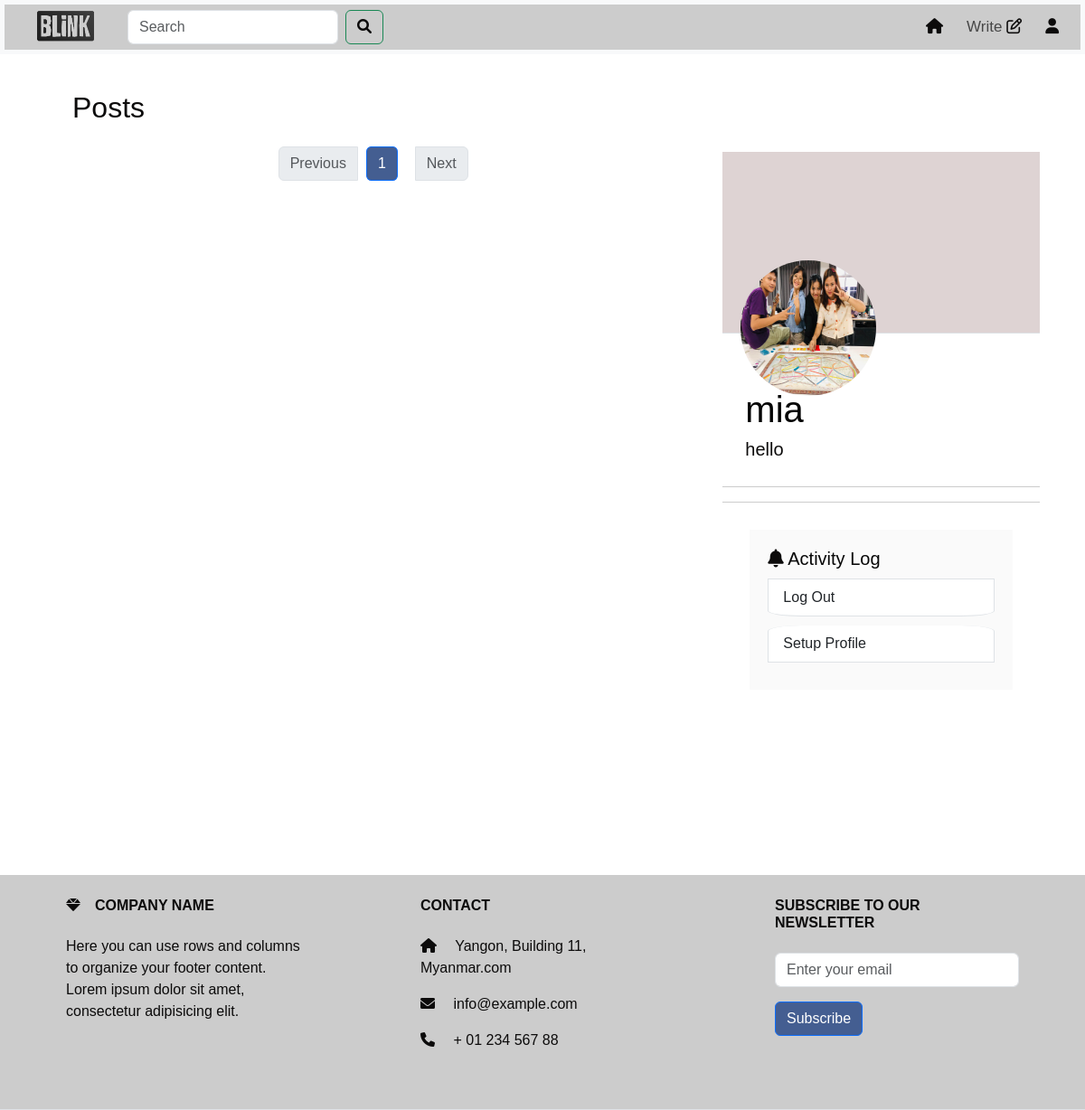
The app's page /profile/user_?3 (signed in), older data.
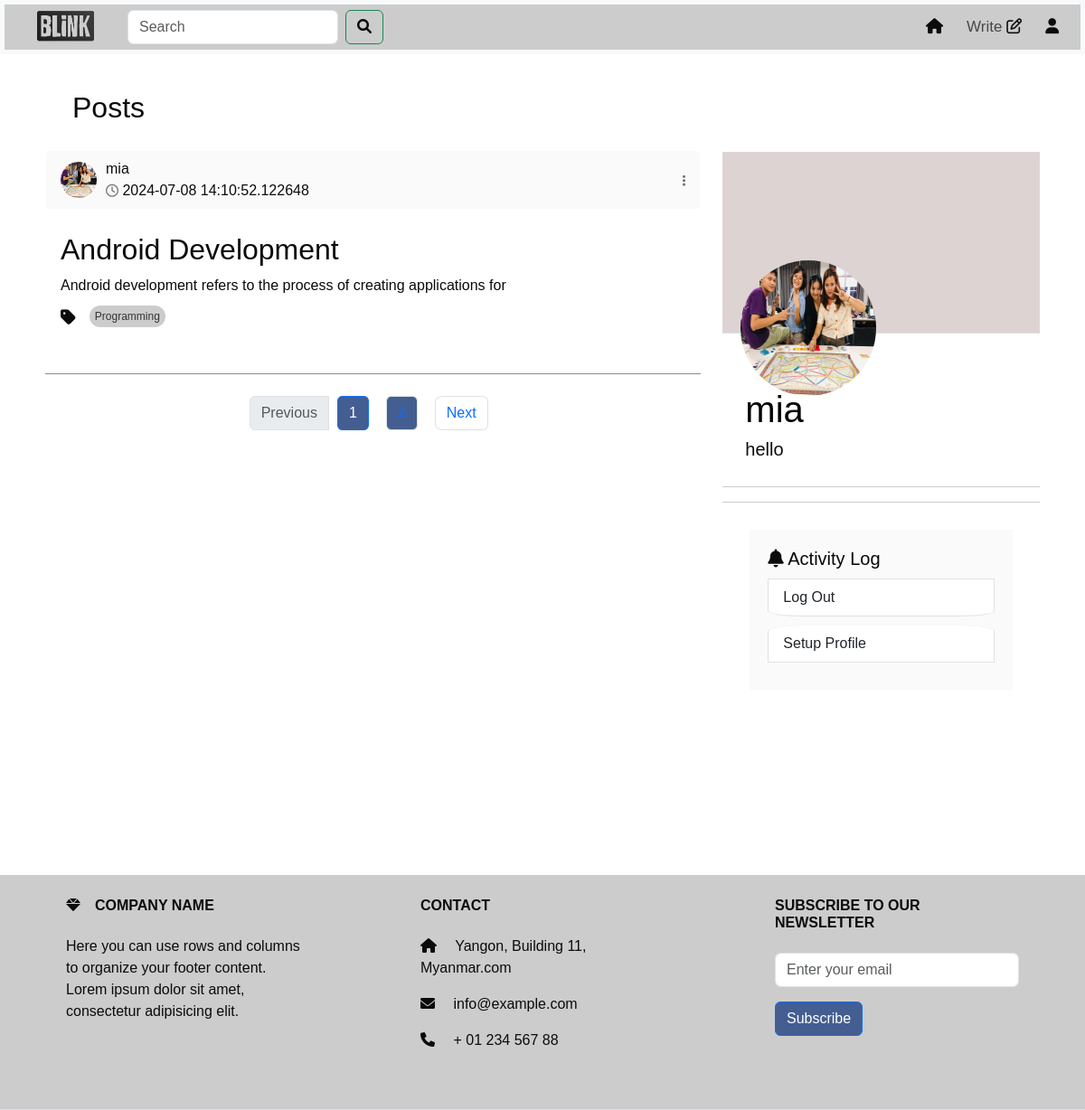
The same page, newer data.
### models.py (models this page shows, shortened)
class User(UserMixin,db.Model):
    id = db.Column(db.Integer, primary_key=True)
    username = db.Column(db.String(50), unique=True)
    email =db.Column(db.String(50), unique=True)
    password = db.Column(db.String(100))
    bio = db.Column(db.String(50))
    profile_picture = db.Column(db.String(250))
    posts = db.relationship('Post', backref='author', lazy=True)
    comments = db.relationship('Comment', backref='author', lazy=True)

class Post(db.Model):
    id = db.Column(db.Integer, primary_key=True)
    title = db.Column(db.Text())
    content = db.Column(db.Text())
    tag = db.Column(db.Text(), nullable=False)
    user_id = db.Column(db.Integer, db.ForeignKey('user.id'), nullable=False)
    created_date = db.Column(db.DateTime,default=datetime.datetime.now)
    likes = db.Column(db.Integer, default=0)
    meta = db.Column(db.Text, nullable=True)
    comments = db.relationship('Comment', backref='post',cascade="all, delete", lazy=True)

### route.py (the view)
@app.route('/profile/user_?<int:user_id>', methods=['GET', 'POST'])
@login_required
def profile(user_id,limit=2):
    page = request.args.get('page', 1, type=int)
    per_page = 5  # Number of posts per page
    post = get_posts(page, per_page)
    user = User.query.get_or_404(user_id)
    user_posts = Post.query.filter_by(user_id=user_id).paginate(page=page, per_page=per_page)
    picture_url=get_profile_profile(user_id)
    unique_tags = list(set(tag for tag, in Post.query.with_entities(Post.tag).distinct()))
    popular_posts = Post.query.order_by(Post.likes.desc()).limit(limit).all()
    forms=SearchForm()
    query = forms.search.data
    if forms.validate_on_submit():
         search_results = Post.query.filter(Post.title.ilike(f'%{query}%')).all()
         return render_template('search_results.html' ,post=post, search_results =search_results ,
                                form = forms ,tags=unique_tags,popular_posts=popular_posts)
    return render_template('profile.html', user_id=user_id,user=user,picture_url=picture_url,user_posts=user_posts,form=forms,post=post,tags=unique_tags,popular_posts=popular_posts)

### forms.py
class SearchForm(FlaskForm):
    search = StringField('Search ', validators=[DataRequired()])
    submit = SubmitField('Search')

### route.py (called while the page is built)
@login_manager.user_loader
def loader_user(user_id):
    return User.query.get(user_id)

def get_profile_profile(user_id):
    cwd = os.getcwd()
    user = User.query.get_or_404(user_id)
    if user:
        picture_url = f"/photo/user_profile/{user.profile_picture}"
        return picture_url

def get_posts(page, per_page, tag=None):
    if tag:
        return Post.query.filter(Post.tag.in_([tag])).paginate(page=page, per_page=per_page, error_out=False)
    return Post.query.order_by(Post.created_date.desc()).paginate(page=page, per_page=per_page, error_out=False)

### templates/profile.html (shortened to what this page needs)
<!DOCTYPE html>
<html lang="en">
  <head>
    <link
      href="https://cdn.jsdelivr.net/npm/bootstrap@5.3.3/dist/css/bootstrap.min.css"
      rel="stylesheet"
    />
    <link
      href="https://cdnjs.cloudflare.com/ajax/libs/font-awesome/6.0.0-beta3/css/all.min.css"
      rel="stylesheet"
    />
    <link rel="stylesheet" href="/static/profile.css" />
  </head>
  <body>
    {% include 'topnav.html' %}
    <div class="container">
      <div class="row">
        <div class="col-sm-8">
          <div id="posts-container">
            {% if post %}
            <h2 style="margin-left: 30px">Posts</h2>
            {% for post in user_posts.items %}
            <div class="card">
              <div
                class="card-header d-flex justify-content-between align-items-center"
                onclick="redirectToProfile(event)"
              >
                <div class="profile-image">
                  <img
                    src="{{ url_for('static', filename= picture_url ) }}"
                    width="60"
                    height="60"
                    alt=""
                  />
                </div>
                <div style="width: 800px">
                  <p>
                    {{post.author.username}}<br />
                    <i class="fa-regular fa-clock"></i> {{post.created_date}}
                  </p>
                </div>
                {% if post.author.id == current_user.id %}
                <div>
                  <div class="dropdown">
                    <button
                      class="dropbtn"
                      type="button"
                      data-bs-toggle="dropdown"
                      aria-expanded="false"
                    >
                      <i class="fas fa-ellipsis-v"></i>
                    </button>
                  </div>
                </div>
                {% endif %}
              </div>
              <div class="card-body" onclick="redirectToFullPost()">
                <a
                class="nav-link"
                href="{{ url_for('full_post',post_id=post.id) }}"
              >
                <div class="col-sm-12">
                  <h2 class="card-title">{{post.title}}</h2>
                  <p class="card-text" id="card-description">
                    {{post.meta | safe}}
                  </p>
                  <div class="tags-container">
                    <ul class="list-group list-group-horizontal">
                      <i class="fas fa-tag"></i>
                      <a
                        href="{{ url_for('home_tag',tag=post.tag ) }}"
                        class="tag"
                        >{{post.tag}}
                      </a>
                    </ul>
                  </div>
                </div>
                </a>
              </div>
            </div>
            <br />
            <div
              class="card-end"
              style="border-bottom: #958787 solid 1px; margin-bottom: 20px"
            ></div>
            {% endfor %}
          </div>
          <nav aria-label="Page navigation" class="mt-4">
              <ul class="pagination justify-content-center" style="gap: 10px">
              <li
                class="page-item {% if not post.has_prev %}disabled{% endif %}"
              >
                {% if post.has_prev %}
                <a class="page-link" href="?page={{ post.prev_num }}"
                  >Previous</a
                >
                {% else %}
                <span class="page-link">Previous</span>
                {% endif %}
              </li>
              {% for page_num in post.iter_pages() %} {% if page_num %}
              <li
                class="page-item {% if post.page == page_num %}active{% endif %}"
              >
                <a class="page-link" href="?page={{ page_num }}" style="background-color: #445e91"
                  >{{ page_num }}</a
                >
              </li>
              {% else %}
              <li class="page-item disabled">
                <span class="page-link">...</span>
              </li>
              {% endif %} {% endfor %}
              <li
                class="page-item {% if not post.has_next %}disabled{% endif %}"
              >
                {% if post.has_next %}
                <a class="page-link" href="?page={{ post.next_num }}">Next</a>
                {% else %}
                <span class="page-link">Next</span>
                {% endif %}
              </li>
            </ul>
          </nav>
          {% else %}
          <h2 style="margin-left: 30px">No Post Yet !</h2>
          {% endif %}
        </div>
        <div class="col-sm-4" style="margin-top: 48px" id="right-column">
          <div style="width: 100%; position: relative" class="border-bottom">
            <div class="bg-black-cover"></div>
            <div
              style="
                display: flex;
                justify-content: start;
                gap: 10px;
                position: absolute;
                bottom: -70px;
                left: 20px;
              "
            >
              <div style="display: flex; flex-direction: column; gap: 10px">
                <img
                  src="{{ url_for('static', filename= picture_url ) }}"
                  class="profile-pic"
                />
              </div>
            </div>
          </div>
          <div class="profileDetail">
            <h1>{{user.username}}</h1>
            <h5>{{ user.bio }}</h5>
            <br />
          </div>
          <div class="story"></div>
          <div class="card1" id="activity-log">
            {% if user_id == current_user.id %}
            <div class="card-body">
              <h5 class="card-title">
  <h5>
    <i class="fa-solid fa-bell"></i> Activity Log
  </h5>
  <ul class="list-group">
    <a href="{{ url_for('logout') }}" class="list-group-item list-group-item-action">Log Out</a>
    <a href="{{ url_for('profile_edit') }}" class="list-group-item list-group-item-action">Setup Profile</a>
  </ul>
            </div>
            {% endif %}
          </div>
        </div>
      </div>
    </div>
    {% include 'footer.html' %}
  </body>
</html>

### templates/topnav.html (shortened to what this page needs)
<nav class="navbar navbar-expand-lg navbar-light bg-light">
  <div class="container-fluid">
    <a class="nav-link" href="{{ url_for('home') }}">
      <img class="image" src="/static/image/logo.png" alt="Logo"
    /></a>
    <div class="collapse navbar-collapse" id="navbarSupportedContent">
      <form class="d-flex" method="POST">
        <input
          class="form-control form-control-md w-100 me-2"
          type="search"
          placeholder="Search"
          aria-label="Search"
          name="search"
        />
        <button class="btn btn-outline-success" type="submit">
          <i class="fa-solid fa-magnifying-glass"></i>
        </button>
      </form>
      <ul class="navbar-nav ms-auto mb-2 mb-lg-0" style="gap: 10px">
        <li class="nav-item">
          <a
            class="nav-link active"
            aria-current="page"
            href="{{ url_for('home') }}"
            ><i class="fa-solid fa-house"></i
          ></a>
        </li>
        <li class="nav-item">
          <a class="nav-link" href="{{ url_for('post') }}"
            >Write <i class="fa-regular fa-pen-to-square"></i
          ></a>
        </li>
        <li class="nav-item">
          <a
            class="nav-link"
            href="{{ url_for('profile',user_id=current_user.id) }}"
            ><i class="fa-solid fa-user"></i
          ></a>
        </li>
      </ul>
    </div>
  </div>
</nav>

### templates/footer.html
<footer
  class="d-flex justify-content-center justify-content-lg-between p-4 border-bottom"
>
  <div class="footer text-center text-md-start">
    <div class="row">
      <div class="col-md-4 col-lg-4 col-xl-3 mx-auto mb-4">
        <h6 class="text-uppercase fw-bold mb-4">
          <i class="fas fa-gem me-3"></i>Company name
        </h6>
        <p>
          Here you can use rows and columns to organize your footer content.
          Lorem ipsum dolor sit amet, consectetur adipisicing elit.
        </p>
      </div>
      <div class="col-md-4 col-lg-4 col-xl-3 mx-auto mb-4">
        <h6 class="text-uppercase fw-bold mb-4">Contact</h6>
        <p><i class="fas fa-home me-3"></i> Yangon, Building 11, Myanmar.com</p>
        <p><i class="fas fa-envelope me-3"></i> info@example.com</p>
        <p><i class="fas fa-phone me-3"></i> + 01 234 567 88</p>
      </div>
      <div class="col-md-4 col-lg-4 col-xl-3 mx-auto mb-4">
        <h6 class="text-uppercase fw-bold mb-4">Subscribe to our Newsletter</h6>
        <form>
          <div class="mb-3">
            <input
              type="email"
              class="form-control"
              placeholder="Enter your email"
            />
          </div>
          <button
            type="submit"
            class="btn btn-primary"
            style="background-color: #445e91"
          >
            Subscribe
          </button>
        </form>
      </div>
    </div>
  </div>
</footer>

### static/profile.css (style rules this page uses)
* { color: #0c0b0b; font-family: sans-serif; margin: 0; padding: 0; box-sizing: border-box; }
.container { background: #fff; padding: 20px; margin-top: 20px; z-index: 1; }
.container-fluid { height: 50px; color: black; text-align: center; padding: 14px 16px; text-decoration: none; font-size: 17px; background: #ccc; font-weight: 200px; z-index: 2; margin: 5px; }
.navbar { position: sticky; top: 0; height: auto; padding-top: 0px; padding-bottom: 0px; z-index: 2; }
.navbar-nav .nav-link { padding-top: 0.5rem; padding-bottom: 0.5rem; }
.d-flex { padding-left: 20px; background-color: #ccc; }
.text-center { background: linear-gradient(to left, #ccc 0%, #ccc 100%); }
.row a { border-radius: 15%; margin-bottom: 10px; margin-right: 10px; }
.image { height: 80px; width: 100px; }
#navbarSupportedContent { background: linear-gradient(to left, #ccc 0%, #ccc 100%); }
.bg-black-cover { height: 200px; background: rgb(222, 211, 211); }
.profile-pic { width: 150px; height: 150px; border: 4px white; border-radius: 50%; }
h1 { color: rgb(4, 4, 4); }
.profileDetail { padding: 0px 25px; line-height: 1.3; margin-top: 60px; }
.story { border-top: solid 1px #ccc; border-bottom: solid 1px #ccc; padding: 8px 25px; font-size: 15pt; font-weight: 500; }
.card { color: #070707; border-color: #ffffff; background-color: #ffffff; }
.card-header { padding: 10px; background-color: #eee; display: flex; align-items: center; border-bottom: none !important; }
.card-header { display: flex; flex-direction: row; justify-content: space-between; align-items: center; padding: 0.5rem 1rem; background-color: #fafafa; margin-top: 20px; }
.profile-image { margin-right: 10px; }
.profile-image img { border-radius: 50%; width: 40px; height: 40px; }
.card-header p { margin: 0; }
.card-header i { margin: 0; font-size: 14px; color: #6c757d; }
.card-body { background-color: #ffffff; }
.card-text { overflow: hidden; text-overflow: ellipsis; display: -webkit-box; -webkit-line-clamp: 3; -webkit-box-orient: vertical; transition: -webkit-line-clamp 0.5s ease; }
.card-end { border-bottom: 1px solid #ccc; }
#activity-log { color: rgb(7, 7, 7); }
.card1 .card-body { background-color: #fafafa; margin: 30px; padding: 20px; }
.card1 .card-body .list-group { margin-top: 10px; border-radius: 0; }
#right-column { position: -webkit-sticky; position: sticky; top: 10; height: 100vh; overflow-y: auto; padding-top: 20px; }
.dropdown { position: relative; margin-left: auto; }
.dropbtn { background: none; border: none; cursor: pointer; font-size: 18px; }
.tags-container { margin-top: 10px; }
.fa-tag { font-size: 1.2em; margin-right: 5px; vertical-align: middle; }
.tags-container .tag { background-color: #ccc; color: #333; padding: 3px 6px; margin-right: 5px; border-radius: 20px; text-decoration: none; font-size: 12px; display: inline-block; }

Row changes from the older to the newer data that the page shows:
added Post: author.username "mia", created_date "2024-07-08 14:10:52.122648", title "Android Development", meta "Android development refers to the process of creating applications for", tag "Programming"
